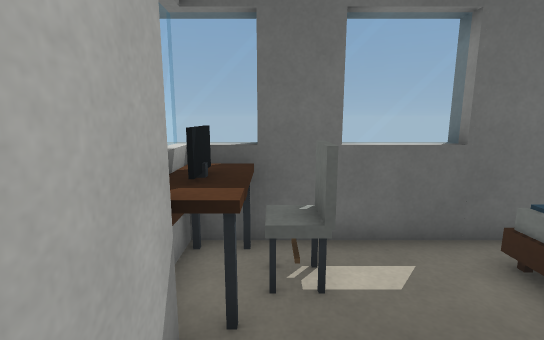
[1] (above)

12 first-person views from a walk through a 3-D level made in the Unity game engine. The camera is 1.2 m above the floor, tilts 10° down and sees 85° across. Doors are open. The floor is counted in squares, 0.5 m on a side. Each view is taken from the middle of a square. On the plan, view 1 faces up. The plan holds only what a view shows up to about 19 squares ahead; the rest is blank.

[2]
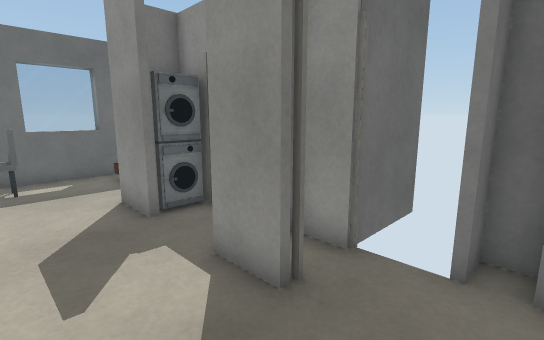

[3]
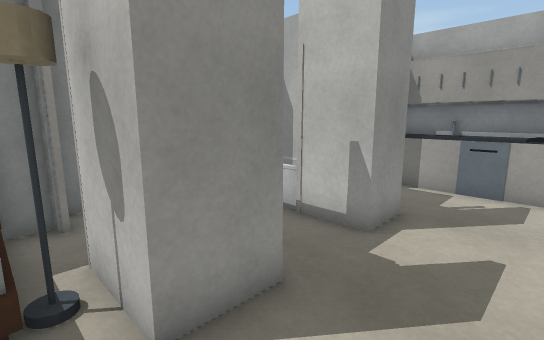

[4]
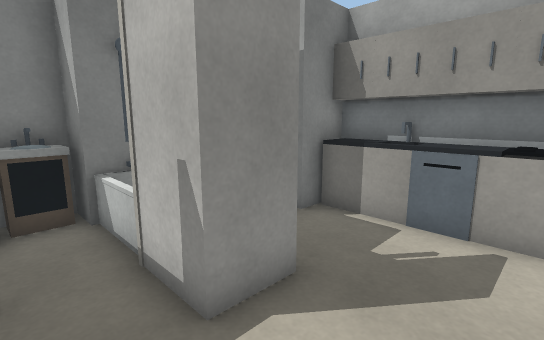

[5]
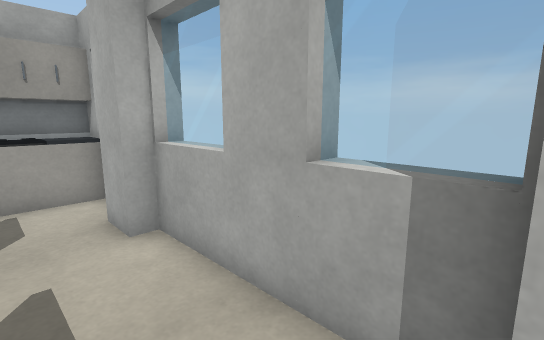

[6]
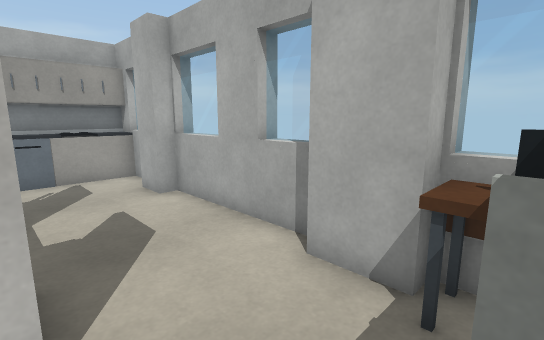

[7]
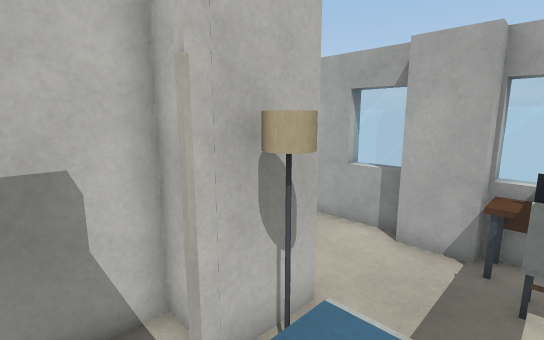

[8]
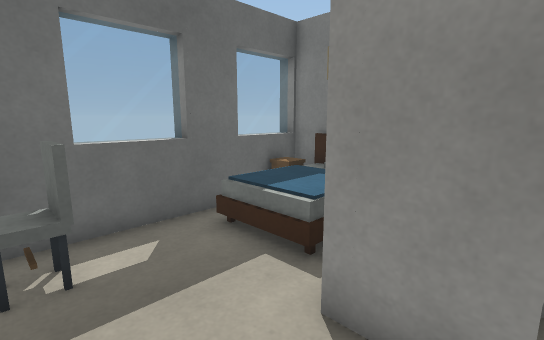

[9]
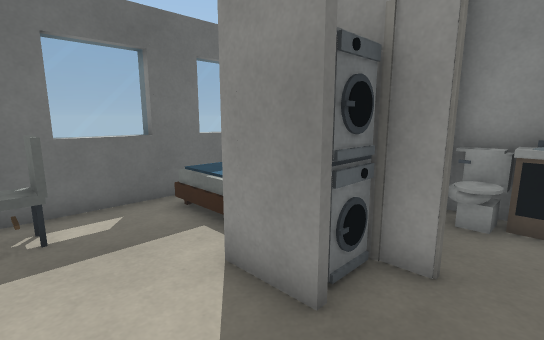

[10]
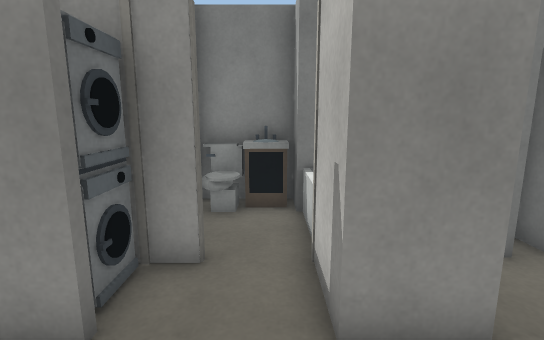

[11]
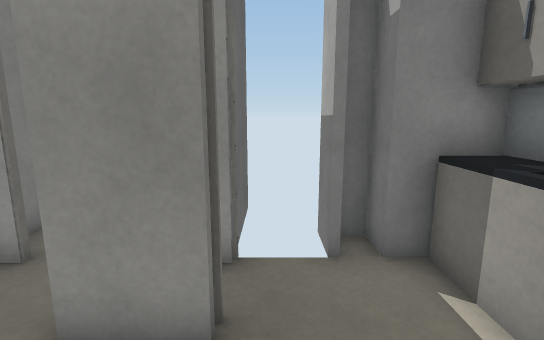

[12]
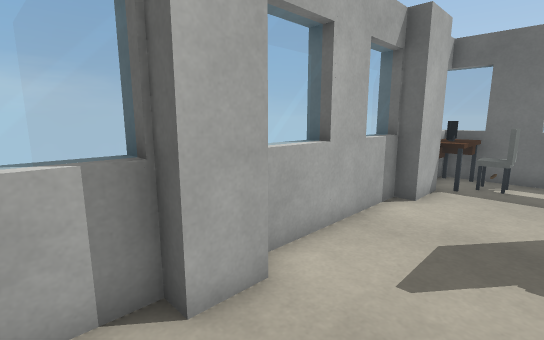

### Floor plan
Key: @ floor where view 1 was taken; # wall or solid block; . main floor; : floor 0.5 m higher than the main floor; / step, stairs or slope; D open door; = window, fence, low wall or low ledge; O other object.
Columns run from 2 left of view 1 to 9 right of it. Each row starts with its distance up from view 1.
  6 ###########
  5 #OO# ./  O#
  4 #O:O../  :O
  3 #OO.../   O
  2 ##....O///#
  1 ##...DDDDD##
  0 #.@..DODD .#
 -1 #....DODDD##
 -2 #....DDDDD##
 -3 #....DDDDD=#
 -4 #....DDDOO##
 -5 ##...DDDDO#
 -6 ##...DDDDD#
 -7 #.....DD#
 -8 # .....#
 -9 ##OOOO##
-10 ########

Positions as (right, up) in squares from view 1, and headings:
1: (0, 0), facing up
2: (0, -8), facing up-right
3: (0, 2), facing down-right
4: (0, -2), facing down-right
5: (1, 1), facing down-left
6: (3, 4), facing down-left
7: (7, 4), facing down-left
8: (0, -1), facing up-right
9: (0, -3), facing up-right
10: (0, -3), facing right
11: (0, -6), facing right
12: (2, -8), facing up-left
